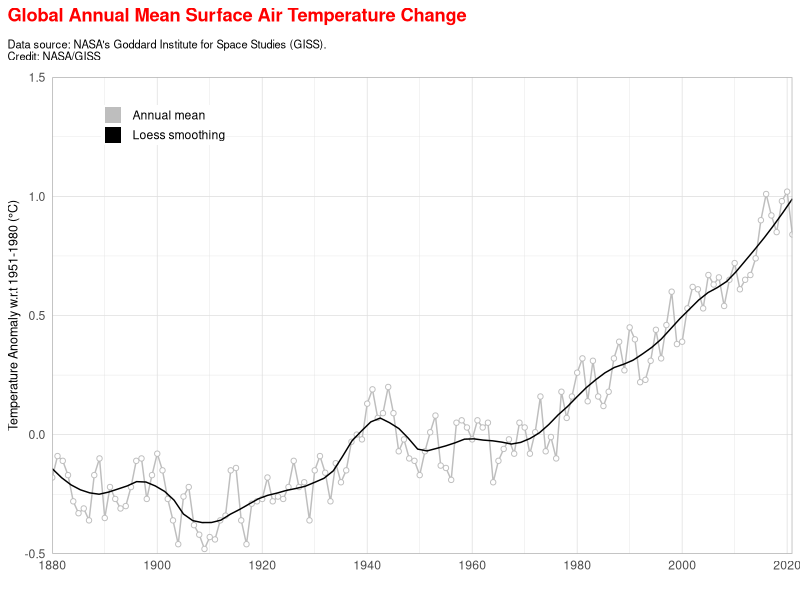
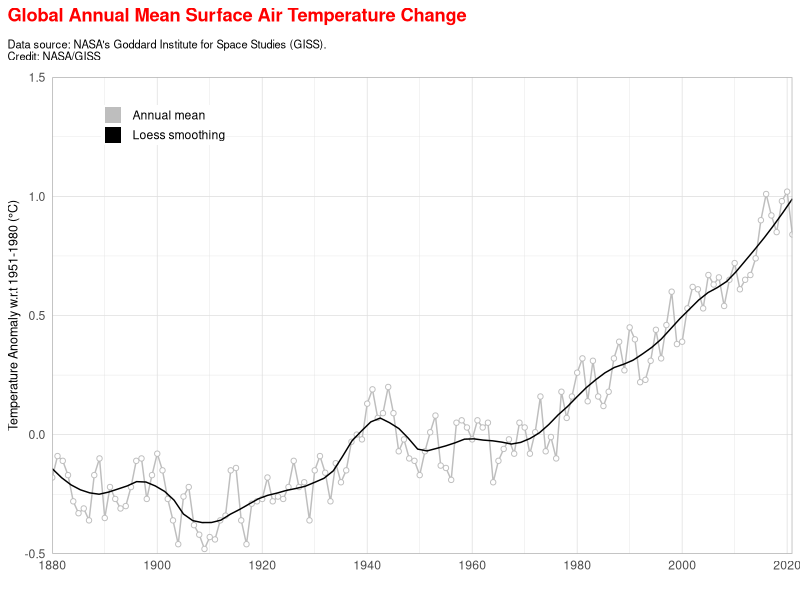

Reproduce these figures in R, in order.
library(tidyverse)


read_csv("data/GLB.Ts+dSST.csv", skip = 1, na = "***") %>% 
  select(year = Year, t_diff = `J-D`) %>% 
  drop_na() %>% 
  ggplot(aes(x = year, y = t_diff)) +
  geom_line(aes(colour = "1"), size = 0.5, show.legend = FALSE) +
  geom_point(fill = "white", aes(colour = "1"), shape = 21, show.legend = TRUE) +
  geom_smooth(se = FALSE, aes(colour = "2"), size = 0.5, span = 0.2, show.legend = FALSE) + 
  scale_x_continuous(breaks = seq(1880, 2023, 20), expand = c(0,0)) +
  scale_y_continuous(limits = c(-0.5, 1.5), expand = c(0,0)) +
  scale_colour_manual(name = NULL, breaks = c(1,2), values = c("gray", "black"), labels = c("Annual mean", "Loess smoothing"),
                      guide = guide_legend(override.aes = list(shape = 15, size = 5))) +
  labs(x = "", y = "Temperature Anomaly w.r.t 1951-1980 (\u00B0C)",
       title = "Global Annual Mean Surface Air Temperature Change",
       subtitle = "Data source: NASA's Goddard Institute for Space Studies (GISS).\nCredit: NASA/GISS") +
  theme_light() +
  theme(axis.ticks = element_blank(),
        axis.title.y = element_text(size = 9),
        plot.title.position = "plot",
        plot.title = element_text(margin = margin(b = 10), colour = "red", face = "bold"),
        plot.subtitle = element_text(size = 8, margin = margin(b = 10)),
        legend.position = c(0.15, 0.9),
        legend.title = element_text(size = 0),
        legend.key.height = unit(10, "pt"),
        legend.margin = margin(0,0,0,0))

ggsave("figures/temperature-index-plot.png", width = 6, height = 4)